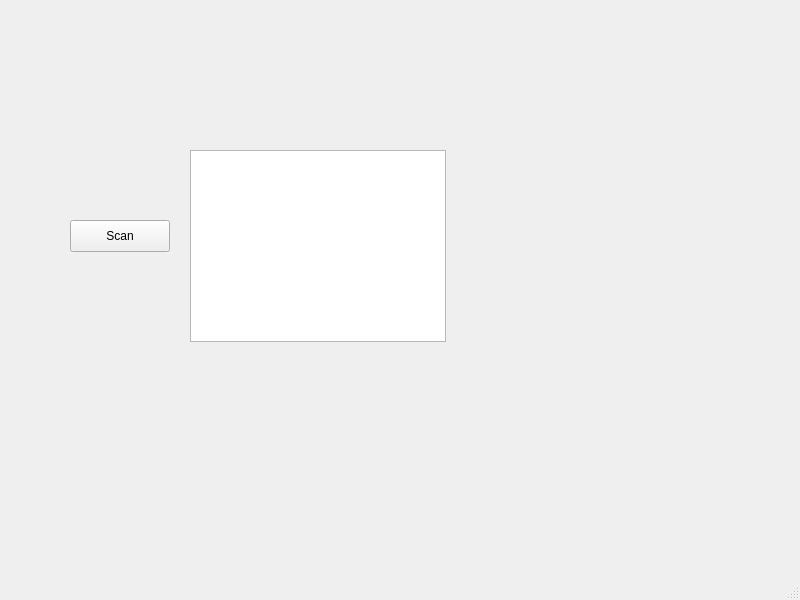
<?xml version="1.0" encoding="UTF-8"?>
<ui version="4.0">
 <class>MainWindow</class>
 <widget class="QMainWindow" name="MainWindow">
  <property name="geometry">
   <rect>
    <x>0</x>
    <y>0</y>
    <width>800</width>
    <height>600</height>
   </rect>
  </property>
  <property name="windowTitle">
   <string>MainWindow</string>
  </property>
  <widget class="QWidget" name="centralwidget">
   <widget class="QPushButton" name="scanButton">
    <property name="geometry">
     <rect>
      <x>70</x>
      <y>220</y>
      <width>100</width>
      <height>32</height>
     </rect>
    </property>
    <property name="text">
     <string>Scan</string>
    </property>
   </widget>
   <widget class="QListWidget" name="deviceListWidget">
    <property name="geometry">
     <rect>
      <x>190</x>
      <y>150</y>
      <width>256</width>
      <height>192</height>
     </rect>
    </property>
   </widget>
  </widget>
  <widget class="QStatusBar" name="statusbar"/>
 </widget>
 <resources/>
 <connections/>
</ui>
